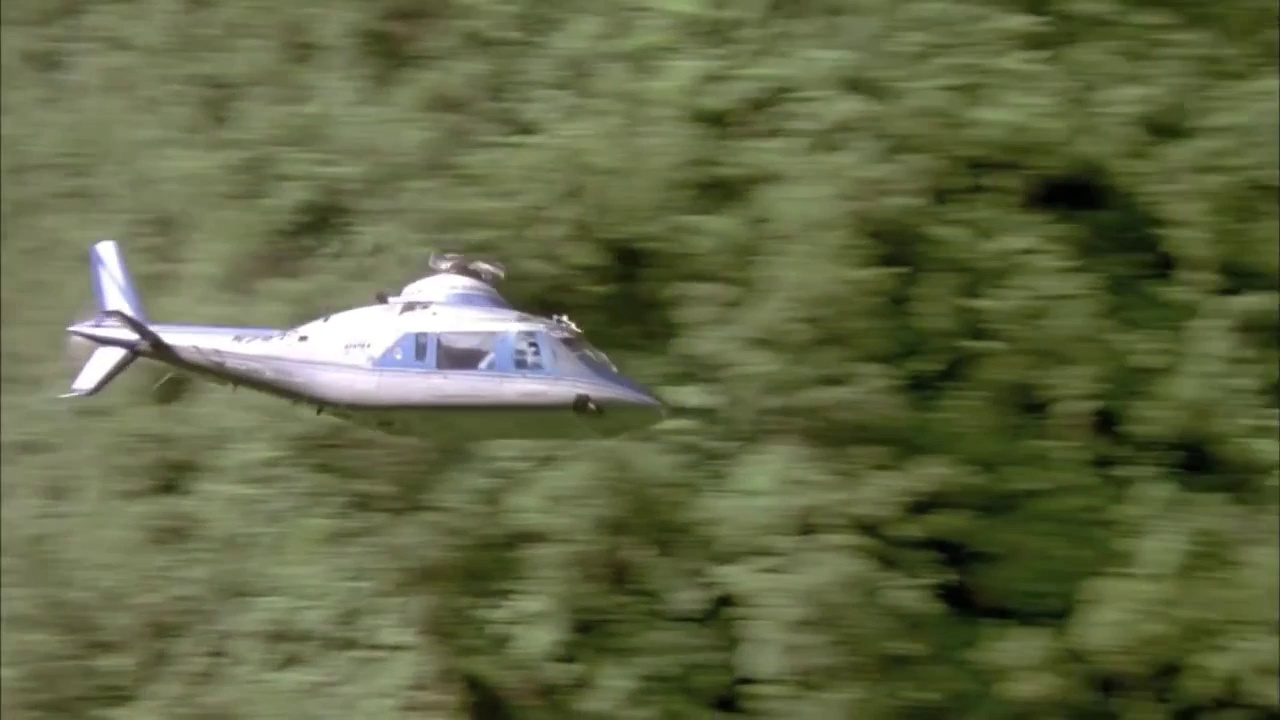
#> input picture MatplitlibLearn/src/frame536.jpg, 1280 x 720 px
$ python main.py
#> lines starting #> are read from the running program, lines starting #| are printed output that depends on the picture
import cv2
from matplotlib import pyplot as plt

image = cv2.imread("frame536.jpg")
#> image is the input picture: shape (720, 1280, 3); mean B, G, R 68.3, 103.8, 97.4
gray = cv2.cvtColor(image, cv2.COLOR_BGR2GRAY)
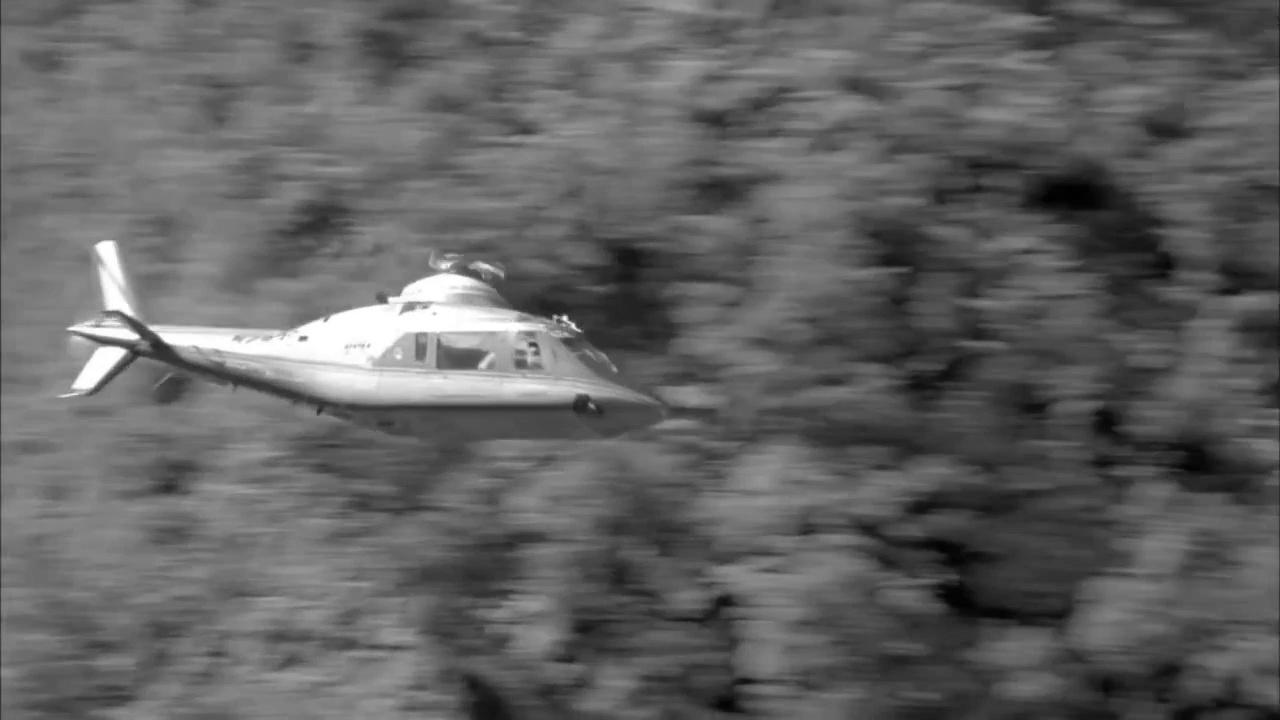
#> gray: shape (720, 1280); min 1, max 255, mean 97.8
cv2.imshow("Image", image)
cv2.imshow("Gray", gray)
cv2.waitKey(0)

# construct a grayscale histogram
hist = cv2.calcHist([gray], [0], None, [256], [0, 256])
#> hist = 256 values, max 14525 at index 116, min 0 at index 0, mean 3600

# plot the histogram
plt.figure()
plt.title("Grayscale Histogram")
plt.xlabel("Bins")
plt.ylabel("# of Pixels")
plt.plot(hist)
plt.xlim([0, 256])
plt.show()
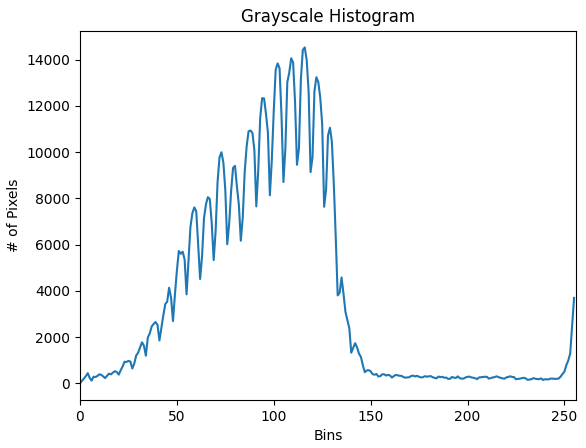
#> figure drawn by matplotlib, 1 panel; curve peaks at x = 116, y = 14525
#> (the run stopped early here; a loop or call above may not have finished)
